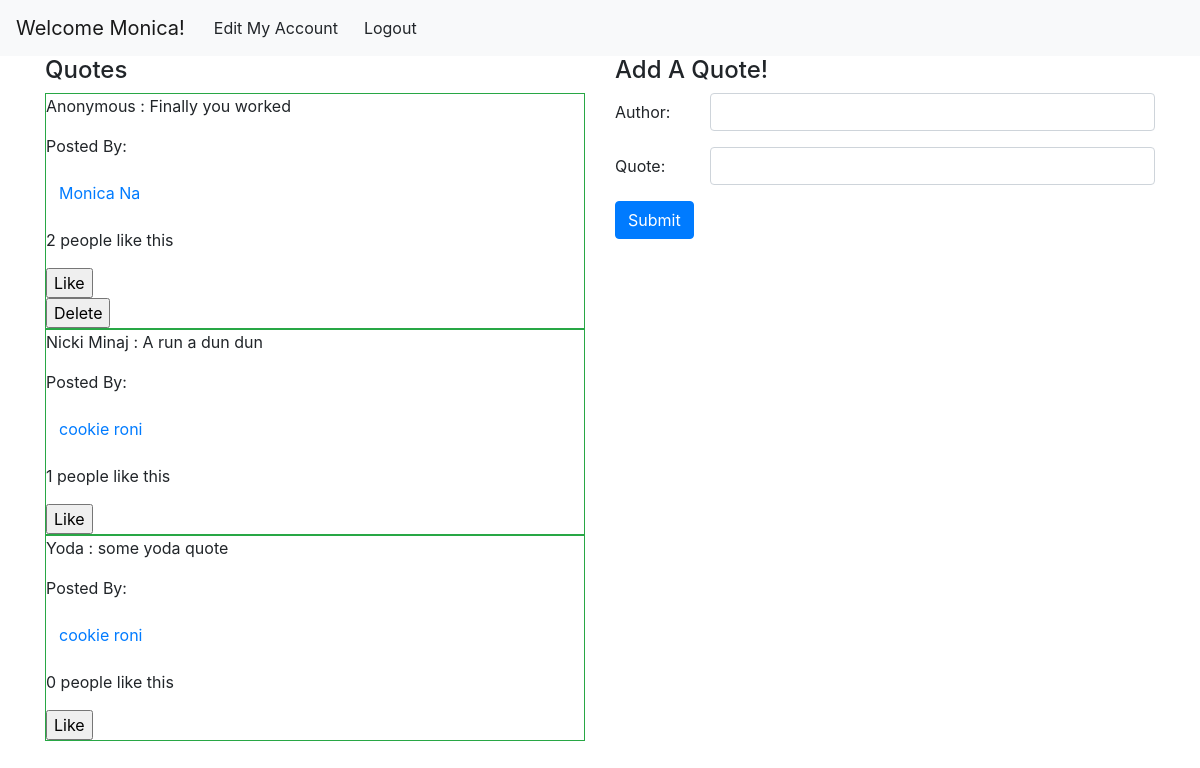
The page /dashboard (signed in) on the database its author committed.
### models.py (models this page shows, shortened)
class User(db.Model):
    id = db.Column(db.Integer, primary_key=True)
    first_name = db.Column(db.String(255))
    last_name = db.Column(db.String(255))
    email = db.Column(db.String(255), unique=True)
    password = db.Column(db.String(60))
    created_at = db.Column(db.DateTime, server_default=func.now())
    updated_at = db.Column(db.DateTime, server_default=func.now(), onupdate=func.now())

class Quote(db.Model):
    id = db.Column(db.Integer, primary_key=True)
    user_id = db.Column(db.Integer, db.ForeignKey('user.id'))
    posted_by = db.relationship('User', foreign_keys=[user_id], backref='user_quotes', cascade='all')
    author_of_quote = db.Column(db.String(255))
    quote_content = db.Column(db.String(255))
    created_at = db.Column(db.DateTime, server_default=func.now())
    updated_at = db.Column(db.DateTime, server_default=func.now(), onupdate=func.now())

### controller_functions.py (the view)
def dashboard():
    try:
        login_name = session["first_name"]
    except:
        flash("Please login or register to continue.")
        return redirect("/")
    first_name = session["first_name"]
    last_name = session["last_name"]
    login_id = session["user_id"]
    all_quotes = db.session.query(Quote, User).filter(Quote.user_id == User.id).all()
    count_likes = Like.query.all()
    return render_template("dashboard.html", login_name = login_name, login_id = login_id, all_quotes = all_quotes, first_name = first_name, last_name = last_name, count_likes = count_likes)

### templates/dashboard.html (shortened to what this page needs)
<!DOCTYPE html>
<html lang="en">
<head>
    <link rel="stylesheet" href="https://stackpath.bootstrapcdn.com/bootstrap/4.3.1/css/bootstrap.min.css">
</head>
<body>
    <nav class="navbar navbar-expand-lg navbar-light bg-light">
        <a class="navbar-brand" href="#">Welcome {{ login_name }}!</a>
        <div class="collapse navbar-collapse" id="navbarNav">
            <ul class="navbar-nav">
            <li class="nav-item active">
                <form action="/myaccount/{{ login_id }}" method="POST">
                    <button class="btn btn-light">Edit My Account</button>
                </form>
            </li>
            <li class="nav-item active">
                <form action="/logout" method="POST">
                    <button class="btn btn-light">Logout</button>
                </form>
            </li>
            </ul>
        </div>
    </nav>
    <div class="container">
        <div class="row">
            <div class="col">
                <h4>Quotes</h4>
                {% for quotes in all_quotes %}
                <div class="border border-success">
                        <p>{{ quotes[0].author_of_quote }} : {{ quotes[0].quote_content }} </p>
                        <p>Posted By: <form action="/user/{{ quotes[1].id }}" method="POST"><button class="btn btn-link">{{ quotes[1].first_name }} {{ quotes[1].last_name }}</button></form></p>
                        {% set g = []%}
                        <p>{{ g|length }} people like this</p>
                        <form action="/like_quote" method="POST">
                            <input type="submit" class="insidequote" value="Like">
                        </form>
                        {% if quotes[1].id == login_id %}
                            <form action="/delete_quote" method="POST">
                                <input type="submit" class="insidequote" value="Delete">
                            </form>
                        {% endif %}
                    </div>
                {% endfor %}
            </div>
            <div class="col">
                <h4>Add A Quote!</h4>
                <form action="/add_quote" method="POST">
                    <div class="form-group row">
                        <label for="inputQuote" class="col-sm-2 col-form-label">Author:</label>
                        <div class="col-sm-10">
                        <input type="text" class="form-control" name="author_of_quote">
                        </div>
                    </div>
                    <div class="form-group row">
                        <label for="inputQuote" class="col-sm-2 col-form-label">Quote:</label>
                        <div class="col-sm-10">
                        <input type="text" class="form-control" name="quote_content">
                        </div>
                    </div>
                    <div class="form-group row">
                        <div class="col-sm-10">
                        <button type="submit" class="btn btn-primary">Submit</button>
                        </div>
                    </div>
                </form>
            </div>
        </div>
    </div>
</body>
</html>

### rows shown on the page
User: first_name "Monica"
Quote: author_of_quote "Anonymous", quote_content "Finally you worked", first_name "Monica", last_name "Na", g "2"
Quote: author_of_quote "Nicki Minaj", quote_content "A run a dun dun", first_name "cookie", last_name "roni", g "1"
Quote: author_of_quote "Yoda", quote_content "some yoda quote", first_name "cookie", last_name "roni", g "0"
